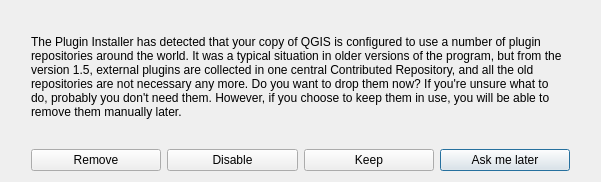
<?xml version="1.0" encoding="UTF-8"?>
<ui version="4.0">
 <author>Borys Jurgiel</author>
 <class>QgsPluginInstallerOldReposBase</class>
 <widget class="QDialog" name="QgsPluginInstallerOldReposBase">
  <property name="geometry">
   <rect>
    <x>0</x>
    <y>0</y>
    <width>601</width>
    <height>182</height>
   </rect>
  </property>
  <property name="minimumSize">
   <size>
    <width>480</width>
    <height>182</height>
   </size>
  </property>
  <property name="windowTitle">
   <string>Plugin Installer</string>
  </property>
  <layout class="QGridLayout" name="gridLayout">
   <item row="0" column="1">
    <widget class="QLabel" name="label">
     <property name="sizePolicy">
      <sizepolicy hsizetype="Expanding" vsizetype="Expanding">
       <horstretch>0</horstretch>
       <verstretch>0</verstretch>
      </sizepolicy>
     </property>
     <property name="text">
      <string>The Plugin Installer has detected that your copy of QGIS is configured to use a number of plugin repositories around the world. It was a typical situation in older versions of the program, but from the version 1.5, external plugins are collected in one central Contributed Repository, and all the old repositories are not necessary any more. Do you want to drop them now? If you're unsure what to do, probably you don't need them. However, if you choose to keep them in use, you will be able to remove them manually later.</string>
     </property>
     <property name="wordWrap">
      <bool>true</bool>
     </property>
     <property name="openExternalLinks">
      <bool>true</bool>
     </property>
    </widget>
   </item>
   <item row="1" column="1" colspan="2">
    <layout class="QHBoxLayout" name="horizontalLayout">
     <item>
      <widget class="QPushButton" name="butOldReposRemove">
       <property name="text">
        <string>Remove</string>
       </property>
      </widget>
     </item>
     <item>
      <widget class="QPushButton" name="butOldReposDisable">
       <property name="text">
        <string>Disable</string>
       </property>
      </widget>
     </item>
     <item>
      <widget class="QPushButton" name="butOldReposKeep">
       <property name="text">
        <string>Keep</string>
       </property>
      </widget>
     </item>
     <item>
      <widget class="QPushButton" name="butOldReposAsk">
       <property name="text">
        <string>Ask me later</string>
       </property>
       <property name="default">
        <bool>true</bool>
       </property>
      </widget>
     </item>
    </layout>
   </item>
   <item row="0" column="3">
    <spacer name="horizontalSpacer_2">
     <property name="orientation">
      <enum>Qt::Horizontal</enum>
     </property>
     <property name="sizeType">
      <enum>QSizePolicy::Fixed</enum>
     </property>
     <property name="sizeHint" stdset="0">
      <size>
       <width>20</width>
       <height>20</height>
      </size>
     </property>
    </spacer>
   </item>
   <item row="0" column="0">
    <spacer name="horizontalSpacer">
     <property name="orientation">
      <enum>Qt::Horizontal</enum>
     </property>
     <property name="sizeType">
      <enum>QSizePolicy::Fixed</enum>
     </property>
     <property name="sizeHint" stdset="0">
      <size>
       <width>20</width>
       <height>20</height>
      </size>
     </property>
    </spacer>
   </item>
  </layout>
 </widget>
 <connections/>
</ui>
